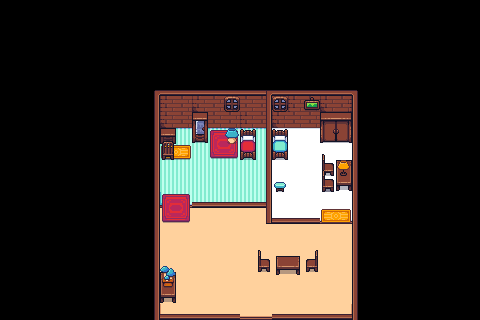

This game map was drawn from its Tiled (.tmx) file and the tilesets committed beside it. A one-line description and the trimmed map source follow:
An orthogonal 30x20 tile map with 16x16 px tiles, 7 tile layers (limites, Ground, Wall, Intermédiaire, ...), 2 tilesets.

<map version="1.10" tiledversion="1.11.1" orientation="orthogonal" renderorder="right-down" width="30" height="20" tilewidth="16" tileheight="16" infinite="0" nextlayerid="8" nextobjectid="1">
 <tileset firstgid="1" source="jeux de tuiles/inside.tsx" />
 <tileset firstgid="71" source="jeux de tuiles/furniture.tsx" />
 <layer id="6" name="limites" width="30" height="20">
  <data>[600 cells, 111 non-empty, 12 distinct tile ids]</data>
 </layer>
 <layer id="1" name="Ground" width="30" height="20">
  <data>[600 cells, 210 non-empty, 25 distinct tile ids]</data>
 </layer>
 <layer id="7" name="Wall" width="30" height="20">
  <data>[600 cells, 27 non-empty, 3 distinct tile ids]</data>
 </layer>
 <layer id="4" name="Intermédiaire" width="30" height="20">
  <data>[600 cells, 4 non-empty, 3 distinct tile ids]</data>
 </layer>
 <layer id="2" name="Walls and Carpets" width="30" height="20">
  <data>[600 cells, 46 non-empty, 14 distinct tile ids]</data>
 </layer>
 <layer id="3" name="Furnitures" width="30" height="20">
  <data>[600 cells, 32 non-empty, 26 distinct tile ids]</data>
 </layer>
 <layer id="5" name="Flowers" width="30" height="20">
  <data>[600 cells, 5 non-empty, 5 distinct tile ids]</data>
 </layer>
</map>
